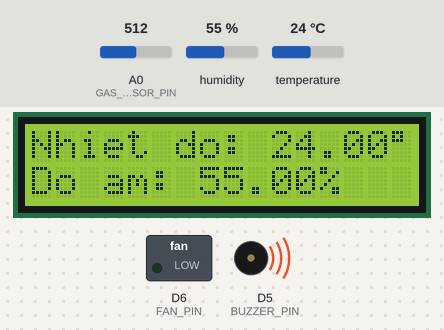
Recording of a sketch running on a simulated ESP8266 (NodeMCU). On the bench: 16×2 character LCD, switched loads named in the sketch (green lamp = pin HIGH), buzzer (waves = sounding, pin HIGH). Inputs (shaded band) come from the test bench; at power-on: A0 (GAS_SENSOR_PIN) = 512, temperature 24 °C, humidity 55 %. WiFi joins after 1.5 s; servers stay silent unless stated; no MQTT or app messages arrive unless stated; what the sketch prints to the serial monitor is not drawn.

Above: at 3.3 s.
3.4 s: A0 (GAS_SENSOR_PIN) set to 260
12.5 s: A0 (GAS_SENSOR_PIN) set to 239
At 13.2 s:
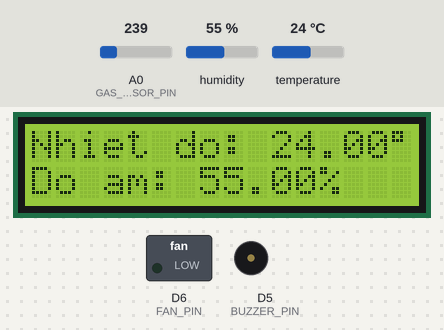
17.3 s: temperature set to 29 °C
At 19.6 s:
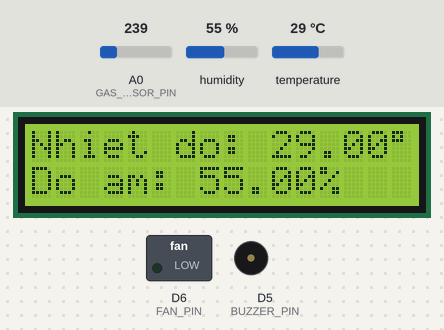
26.4 s: temperature set to 32 °C
At 27.0 s:
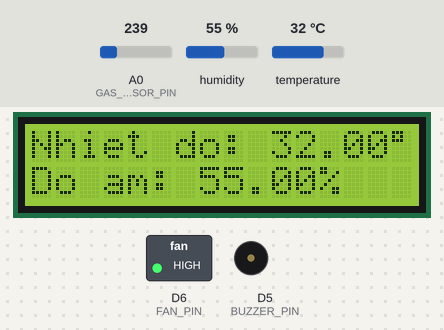
35.5 s: A0 (GAS_SENSOR_PIN) set to 306
At 36.7 s:
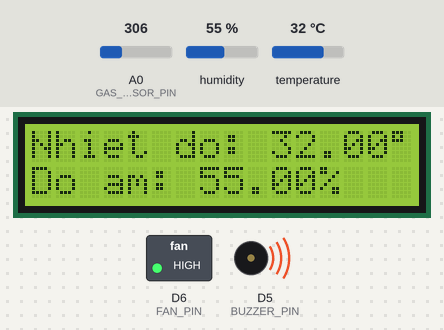
44.6 s: A0 (GAS_SENSOR_PIN) set to 240
At 46.1 s:
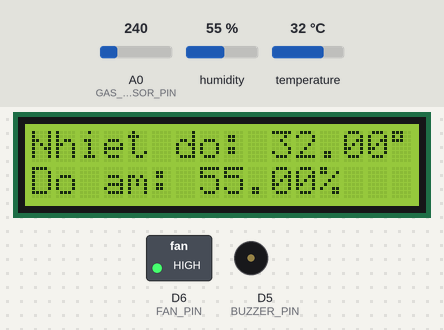
Timing chart, 0 to 47.6 s (numbered marks = the images above; inputs shaded):
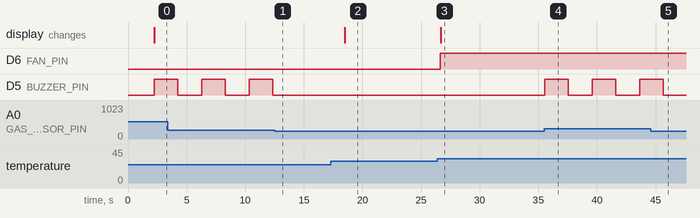

Measured:
- the behaviour switches between 251 and 250 on A0 (GAS_SENSOR_PIN) (found by bisection; images 0 and 1)
- the behaviour switches between 30 and 31 °C on temperature (found by bisection; images 2 and 3)
- after the input at 12.5 s, D5 (BUZZER_PIN): stays LOW (without the input it goes to HIGH after 1.9 s)
- after the input at 17.3 s, the display: changes after 1.2 s (image 2)
- after the input at 26.4 s, D6 (FAN_PIN): LOW → HIGH after 0.26 s; the display: changes after 0.26 s (image 3)
- after the input at 35.5 s, D5 (BUZZER_PIN): alternates HIGH for 2.0 s and LOW for 2.1 s, starting at once
- after the input at 44.6 s, D5 (BUZZER_PIN): goes on until 45.7 s, then stays LOW
- by itself, D5 (BUZZER_PIN): alternates HIGH for 2.0 s and LOW for 2.1 s

The sketch:

DHT_and_MQ6_to_LCD_and_edge.ino
```cpp
#include <ESP8266WiFi.h>
#include <Wire.h>
#include <Adafruit_Sensor.h>
#include <DHT.h>
#include <LiquidCrystal_I2C.h>
#include <PubSubClient.h>
#include <WiFiClient.h>

#define DHTTYPE DHT11
#define DHTPIN 2                                     //chân Data của DHT11 sensor là GPIO2
#define FAN_PIN D6                                   //chân tín hiệu của quạt là D6
#define GAS_SENSOR_PIN A0                            //chân Data MQ-6 sensor là A0
#define BUZZER_PIN D5                                //chân của Buzzer là D5
#define SDA_PIN 4                                    //cấu hình chân cho LED
#define SCL_PIN 5
#define THINGSBOARD_HOST "192.168.15.47"              // Host  : 192.168.43.47
#define DHT_TOKEN "XNekmwjdFJOQ1wN7x0Pm"
#define MQ6_TOKEN "uOsEd8XIwH6FLpY4pIpy"

DHT dht(DHTPIN, DHTTYPE);
LiquidCrystal_I2C lcd(0x27, SDA_PIN, SCL_PIN);          //khai báo LCD

WiFiClient wifiClient;
PubSubClient client1(wifiClient);
PubSubClient client2(wifiClient);

void setup() {
  Serial.begin(115200);
  dht.begin();                                        //khởi động các sensor, LCD, còi, quạt
  pinMode(FAN_PIN, OUTPUT);
  pinMode(BUZZER_PIN, OUTPUT);
  lcd.begin();
  lcd.setBacklight(HIGH);
  lcd.home();
  lcd.print("Connecting WiFi");
  WiFi.begin("DVL", "dvl23102001");                 //kết nối Wifi qua ESP
  while (WiFi.status() != WL_CONNECTED) {
    delay(1000);
    Serial.println("Connecting to WiFi...");
  }
  Serial.println("Connected to WiFi network");
  //Connect to Edge for DHT11
  client1.setServer(THINGSBOARD_HOST, 11883);
  while (!client1.connected()) {
    if (client1.connect("DHT11",DHT_TOKEN , "")) {
      Serial.println("Connected to edge for DHT11");
    } else {
      Serial.print("DHT11 connection failed, rc=");
      Serial.print(client1.state());
      Serial.println(" trying again in 5 seconds");
      delay(5000);
    }
  }
  // Connect to MQTT broker for second device
  client2.setServer(THINGSBOARD_HOST, 11883);
  while (!client2.connected()) {
    if (client2.connect("MQ6", MQ6_TOKEN, "")) {
      Serial.println("Connected to edge for MQ6");
    } else {
      Serial.print("MQ6 connection failed, rc=");
      Serial.print(client2.state());
      Serial.println(" trying again in 5 seconds");
      delay(5000);
    }
  }
}

void loop() {
  float hum = dht.readHumidity();                     //đọc dữ liệu từ các cảm biến
  float temp = dht.readTemperature();
  int gasLevel = analogRead(GAS_SENSOR_PIN);

  if (!isnan(hum) && !isnan(temp)) {                   //hiển thị lên LCD
    lcd.clear();
    lcd.setCursor(0,0);
    lcd.print("Nhiet do: ");
    lcd.print(temp);
    lcd.print((char)223);
    lcd.print("C");
    lcd.setCursor(0,1);
    lcd.print("Do am: ");
    lcd.print(hum);
    lcd.print("%");
  }
  if (temp > 30) {
    // Bật quạt nếu nhiệt độ lớn hơn ngưỡng
    digitalWrite(FAN_PIN, HIGH);
  } else {
    // Tắt quạt nếu nhiệt độ nhỏ hơn ngưỡng
    digitalWrite(FAN_PIN, LOW);
  }
  String data1 = "{\"temp\":" + String(temp) + ",\"hum\":" + String(hum)+ "}";       //gửi nhiệt độ độ ẩm lên TB edge
  client1.publish("v1/devices/me/telemetry", data1.c_str(), data1.length());
  Serial.println("Published temperature and humidity data to Thingsboard Edge");


// Gửi nồng độ khí gas lên TB edge
  String gasData = "{\"gas_level\":";
  gasData += String(gasLevel);
  gasData += "}";
   if (gasLevel > 250) {
    // Nếu khí gas vượt ngưỡng cho phép thì còi kêu 2s
    digitalWrite(BUZZER_PIN, HIGH);
    delay(2000);
    digitalWrite(BUZZER_PIN, LOW);
    delay(2000);
   }
  client2.publish("v1/devices/me/telemetry", gasData.c_str(), gasData.length());
  Serial.println("Published gas level data to Thingsboard Edge");
}
```
